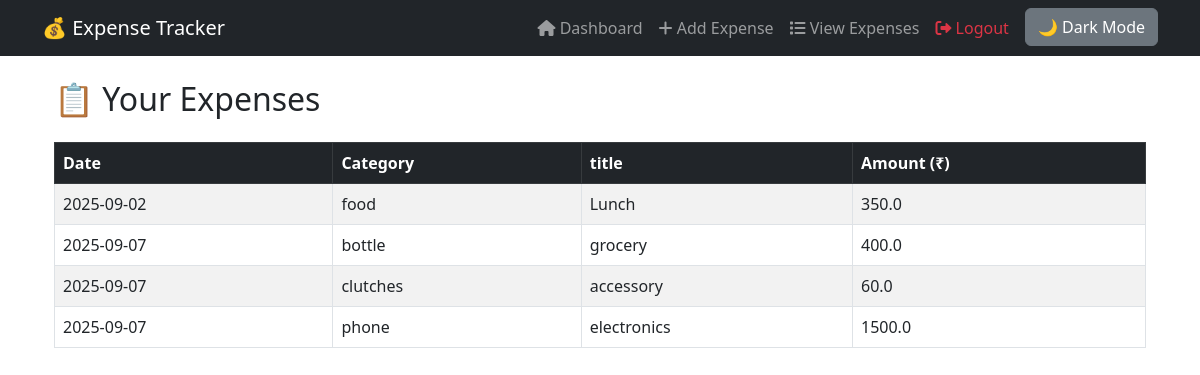
Screenshot of /view_expenses (signed in) with the database file from the repository.
### models.py (models this page shows, shortened)
class Expense(db.Model):
    __tablename__ = 'expenses'
    id = db.Column(db.Integer, primary_key=True)
    title = db.Column(db.String(100), nullable=True)
    description = db.Column(db.String(200), nullable=True)
    amount = db.Column(db.Float, nullable=False)
    category = db.Column(db.String(50), nullable=False)
    date = db.Column(db.Date, default=datetime.utcnow)
    user_id = db.Column(db.Integer, db.ForeignKey('users.id'), nullable=False)

### routes.py (the view)
@main_routes.route("/view_expenses")
@login_required
def view_expenses():
    expenses = Expense.query.filter_by(user_id=current_user.id).all()
    total = sum(e.amount for e in expenses)
    return render_template("view_expenses.html", expenses=expenses, total=total)

### templates/view_expenses.html (shortened to what this page needs)
{% extends "base.html" %}
{% block content %}
<div class="container mt-4">
    <h2 class="mb-4">📋 Your Expenses</h2>
    {% if expenses %}
        <table class="table table-bordered table-striped">
            <thead class="table-dark">
                <tr>
                    <th>Date</th>
                    <th>Category</th>
                    <th>title</th>
                    <th>Amount (₹)</th>
                </tr>
            </thead>
            <tbody>
                {% for expense in expenses %}
                <tr>
                    <td>{{ expense.date.strftime('%Y-%m-%d') }}</td>
                    <td>{{ expense.category }}</td>
                    <td>{{ expense.title }}</td>
                    <td>{{ expense.amount }}</td>
                </tr>
                {% endfor %}
            </tbody>
        </table>
    {% else %}
        <div class="alert alert-info">No expenses found. Start by adding one!</div>
    {% endif %}
</div>
{% endblock %}

### rows the page displays
Expense: date "2025-09-02", category "food", title "Lunch", amount "350.0"
Expense: date "2025-09-07", category "bottle", title "grocery", amount "400.0"
Expense: date "2025-09-07", category "clutches", title "accessory", amount "60.0"
Expense: date "2025-09-07", category "phone", title "electronics", amount "1500.0"
